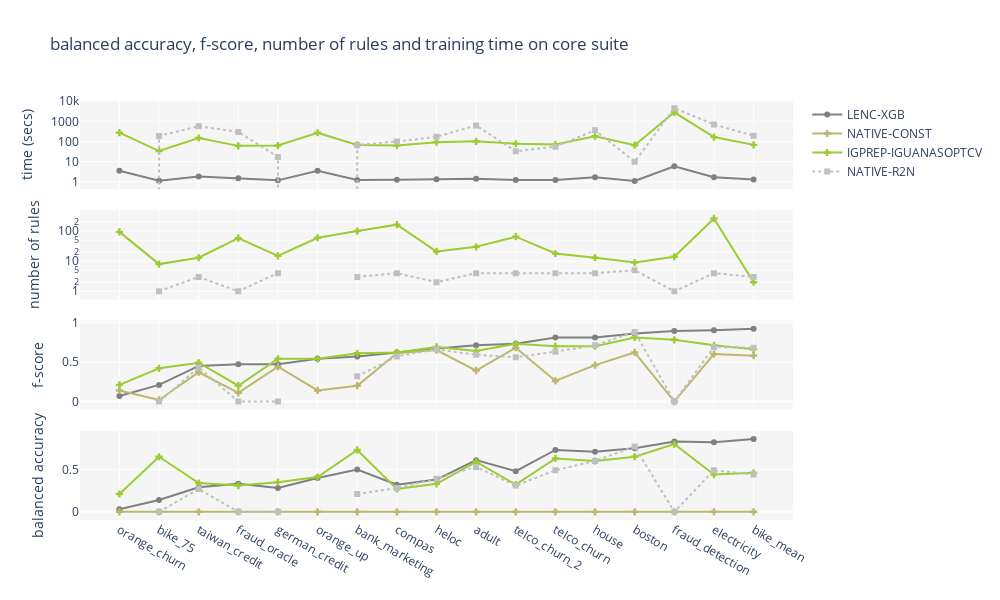

This figure's notebook cell:
### Markdown cell above
### IGUANAS

### Code cell
perf_metric = ('f','adj_bal_acc', 'f')
sorted_df = df_core_suite.sort_values('LENC-XGB_'+perf_metric[0], ignore_index=True)
quad_chart(pipelines=IGUANAS_PIPELINES[10:11]+['NATIVE-R2N'], performance_metric_1=perf_metric[1], performance_metric_2=perf_metric[2] , complexity_metric='nof_rules', df=sorted_df, df_long_name='core suite')

### Figure 1 — Plotly figure (JSON) as saved in the notebook; plotly's stock layout.template omitted (floating-point values rounded to 4 significant figures)
{"data": [{"line": {"color": "gray", "dash": "solid", "width": 2}, "marker": {"symbol": "circle"}, "mode": "markers+lines", "name": "LENC-XGB", "showlegend": true, "type": "scatter", "x": ["orange_churn", "bike_75", "taiwan_credit", "fraud_oracle", "german_credit", "orange_up", "bank_marketing", "compas", "heloc", "adult", "telco_churn_2", "telco_churn", "house", "boston", "fraud_detection", "electricity", "bike_mean"], "xaxis": "x4", "y": [0.03, 0.14, 0.29, 0.33, 0.28, 0.4, 0.5, 0.32, 0.38, 0.61, 0.48, 0.73, 0.71, 0.75, 0.83, 0.82, 0.86], "yaxis": "y4"}, {"line": {"color": "darkkhaki", "dash": "solid", "width": 2}, "marker": {"symbol": "cross"}, "mode": "markers+lines", "name": "NATIVE-CONST", "showlegend": true, "type": "scatter", "x": ["orange_churn", "bike_75", "taiwan_credit", "fraud_oracle", "german_credit", "orange_up", "bank_marketing", "compas", "heloc", "adult", "telco_churn_2", "telco_churn", "house", "boston", "fraud_detection", "electricity", "bike_mean"], "xaxis": "x4", "y": [0, 0, 0, 0, 0, 0, 0, 0, 0, 0, 0, 0, 0, 0, 0, 0, 0], "yaxis": "y4"}, {"line": {"color": "yellowgreen", "dash": "solid", "width": 2}, "marker": {"symbol": "cross"}, "mode": "markers+lines", "name": "IGPREP-IGUANASOPTCV", "showlegend": true, "type": "scatter", "x": ["orange_churn", "bike_75", "taiwan_credit", "fraud_oracle", "german_credit", "orange_up", "bank_marketing", "compas", "heloc", "adult", "telco_churn_2", "telco_churn", "house", "boston", "fraud_detection", "electricity", "bike_mean"], "xaxis": "x4", "y": [0.21, 0.65, 0.34, 0.31, 0.35, 0.41, 0.73, 0.27, 0.33, 0.59, 0.32, 0.63, 0.6, 0.65, 0.8, 0.44, 0.46], "yaxis": "y4"}, {"line": {"color": "silver", "dash": "dot", "width": 2}, "marker": {"symbol": "square"}, "mode": "markers+lines", "name": "NATIVE-R2N", "showlegend": true, "type": "scatter", "x": ["orange_churn", "bike_75", "taiwan_credit", "fraud_oracle", "german_credit", "orange_up", "bank_marketing", "compas", "heloc", "adult", "telco_churn_2", "telco_churn", "house", "boston", "fraud_detection", "electricity", "bike_mean"], "xaxis": "x4", "y": [null, 0, 0.27, 0, 0, null, 0.21, 0.28, 0.39, 0.53, 0.31, 0.49, 0.6, 0.77, 0, 0.49, 0.44], "yaxis": "y4"}, {"line": {"color": "gray", "dash": "solid", "width": 2}, "marker": {"symbol": "circle"}, "mode": "markers+lines", "name": "LENC-XGB", "showlegend": false, "type": "scatter", "x": ["orange_churn", "bike_75", "taiwan_credit", "fraud_oracle", "german_credit", "orange_up", "bank_marketing", "compas", "heloc", "adult", "telco_churn_2", "telco_churn", "house", "boston", "fraud_detection", "electricity", "bike_mean"], "xaxis": "x3", "y": [0.07, 0.21, 0.45, 0.47, 0.47, 0.54, 0.57, 0.62, 0.67, 0.71, 0.73, 0.81, 0.81, 0.86, 0.89, 0.9, 0.92], "yaxis": "y3"}, {"line": {"color": "darkkhaki", "dash": "solid", "width": 2}, "marker": {"symbol": "cross"}, "mode": "markers+lines", "name": "NATIVE-CONST", "showlegend": false, "type": "scatter", "x": ["orange_churn", "bike_75", "taiwan_credit", "fraud_oracle", "german_credit", "orange_up", "bank_marketing", "compas", "heloc", "adult", "telco_churn_2", "telco_churn", "house", "boston", "fraud_detection", "electricity", "bike_mean"], "xaxis": "x3", "y": [0.14, 0.02, 0.37, 0.11, 0.44, 0.14, 0.2, 0.61, 0.65, 0.39, 0.68, 0.26, 0.46, 0.62, 0, 0.6, 0.58], "yaxis": "y3"}, {"line": {"color": "yellowgreen", "dash": "solid", "width": 2}, "marker": {"symbol": "cross"}, "mode": "markers+lines", "name": "IGPREP-IGUANASOPTCV", "showlegend": false, "type": "scatter", "x": ["orange_churn", "bike_75", "taiwan_credit", "fraud_oracle", "german_credit", "orange_up", "bank_marketing", "compas", "heloc", "adult", "telco_churn_2", "telco_churn", "house", "boston", "fraud_detection", "electricity", "bike_mean"], "xaxis": "x3", "y": [0.21, 0.42, 0.49, 0.2, 0.54, 0.54, 0.61, 0.62, 0.69, 0.64, 0.73, 0.7, 0.7, 0.81, 0.78, 0.71, 0.66], "yaxis": "y3"}, {"line": {"color": "silver", "dash": "dot", "width": 2}, "marker": {"symbol": "square"}, "mode": "markers+lines", "name": "NATIVE-R2N", "showlegend": false, "type": "scatter", "x": ["orange_churn", "bike_75", "taiwan_credit", "fraud_oracle", "german_credit", "orange_up", "bank_marketing", "compas", "heloc", "adult", "telco_churn_2", "telco_churn", "house", "boston", "fraud_detection", "electricity", "bike_mean"], "xaxis": "x3", "y": [null, 0, 0.43, 0, 0, null, 0.32, 0.57, 0.66, 0.59, 0.56, 0.63, 0.71, 0.88, 0, 0.69, 0.68], "yaxis": "y3"}, {"line": {"color": "yellowgreen", "dash": "solid", "width": 2}, "marker": {"symbol": "cross"}, "mode": "markers+lines", "name": "IGPREP-IGUANASOPTCV", "showlegend": false, "type": "scatter", "x": ["orange_churn", "bike_75", "taiwan_credit", "fraud_oracle", "german_credit", "orange_up", "bank_marketing", "compas", "heloc", "adult", "telco_churn_2", "telco_churn", "house", "boston", "fraud_detection", "electricity", "bike_mean"], "xaxis": "x2", "y": [94, 8, 13, 58, 15, 60, 100, 163, 21, 30, 65, 18, 13, 9, 14, 262, 2], "yaxis": "y2"}, {"line": {"color": "silver", "dash": "dot", "width": 2}, "marker": {"symbol": "square"}, "mode": "markers+lines", "name": "NATIVE-R2N", "showlegend": false, "type": "scatter", "x": ["orange_churn", "bike_75", "taiwan_credit", "fraud_oracle", "german_credit", "orange_up", "bank_marketing", "compas", "heloc", "adult", "telco_churn_2", "telco_churn", "house", "boston", "fraud_detection", "electricity", "bike_mean"], "xaxis": "x2", "y": [null, 1, 3, 1, 4, null, 3, 4, 2, 4, 4, 4, 4, 5, 1, 4, 3], "yaxis": "y2"}, {"line": {"color": "gray", "dash": "solid", "width": 2}, "marker": {"symbol": "circle"}, "mode": "markers+lines", "name": "LENC-XGB", "showlegend": false, "type": "scatter", "x": ["orange_churn", "bike_75", "taiwan_credit", "fraud_oracle", "german_credit", "orange_up", "bank_marketing", "compas", "heloc", "adult", "telco_churn_2", "telco_churn", "house", "boston", "fraud_detection", "electricity", "bike_mean"], "xaxis": "x", "y": [3.52, 1.15, 1.84, 1.53, 1.19, 3.51, 1.25, 1.26, 1.34, 1.41, 1.23, 1.23, 1.69, 1.1, 5.96, 1.71, 1.31], "yaxis": "y"}, {"line": {"color": "yellowgreen", "dash": "solid", "width": 2}, "marker": {"symbol": "cross"}, "mode": "markers+lines", "name": "IGPREP-IGUANASOPTCV", "showlegend": false, "type": "scatter", "x": ["orange_churn", "bike_75", "taiwan_credit", "fraud_oracle", "german_credit", "orange_up", "bank_marketing", "compas", "heloc", "adult", "telco_churn_2", "telco_churn", "house", "boston", "fraud_detection", "electricity", "bike_mean"], "xaxis": "x", "y": [275.8, 33.62, 149.1, 60.73, 63.04, 270.2, 67.87, 62.43, 92.82, 101.4, 77.36, 70.63, 182.6, 65.53, 2792.0, 165.4, 67.98], "yaxis": "y"}, {"line": {"color": "silver", "dash": "dot", "width": 2}, "marker": {"symbol": "square"}, "mode": "markers+lines", "name": "NATIVE-R2N", "showlegend": false, "type": "scatter", "x": ["orange_churn", "bike_75", "taiwan_credit", "fraud_oracle", "german_credit", "orange_up", "bank_marketing", "compas", "heloc", "adult", "telco_churn_2", "telco_churn", "house", "boston", "fraud_detection", "electricity", "bike_mean"], "xaxis": "x", "y": [0, 189.2, 569.0, 298.6, 17.25, 0, 66.94, 99.04, 170.9, 626.8, 32.79, 55.26, 357.4, 9.94, 4448.0, 700.1, 193.0], "yaxis": "y"}], "layout": {"height": 600, "plot_bgcolor": "whitesmoke", "title": {"text": "balanced accuracy, f-score, number of rules and training time on core suite"}, "width": 1000, "xaxis": {"anchor": "y", "domain": [0, 1], "matches": "x4", "showticklabels": false}, "xaxis2": {"anchor": "y2", "domain": [0, 1], "matches": "x4", "showticklabels": false}, "xaxis3": {"anchor": "y3", "domain": [0, 1], "matches": "x4", "showticklabels": false}, "xaxis4": {"anchor": "y4", "domain": [0, 1]}, "yaxis": {"anchor": "x", "domain": [0.7875, 1], "title": {"text": "time (secs)"}, "type": "log"}, "yaxis2": {"anchor": "x2", "domain": [0.525, 0.7375], "title": {"text": "number of rules"}, "type": "log"}, "yaxis3": {"anchor": "x3", "domain": [0.2625, 0.475], "title": {"text": "f-score"}}, "yaxis4": {"anchor": "x4", "domain": [0, 0.2125], "title": {"text": "balanced accuracy"}}}}
